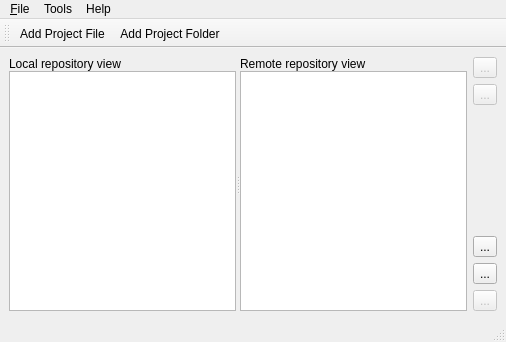
<?xml version="1.0" encoding="UTF-8"?>
<ui version="4.0">
 <class>MCMainWindow</class>
 <widget class="QMainWindow" name="MCMainWindow">
  <property name="geometry">
   <rect>
    <x>0</x>
    <y>0</y>
    <width>506</width>
    <height>342</height>
   </rect>
  </property>
  <property name="windowTitle">
   <string>MainWindow</string>
  </property>
  <property name="windowIcon">
   <iconset resource="Resources.qrc">
    <normaloff>:/Icons/icon-application</normaloff>:/Icons/icon-application</iconset>
  </property>
  <widget class="QWidget" name="centralwidget">
   <layout class="QHBoxLayout" name="horizontalLayout">
    <item>
     <widget class="QSplitter" name="splitter">
      <property name="orientation">
       <enum>Qt::Horizontal</enum>
      </property>
      <widget class="QWidget" name="layoutWidget">
       <layout class="QVBoxLayout" name="verticalLayout_3">
        <property name="spacing">
         <number>0</number>
        </property>
        <item>
         <widget class="QLabel" name="label">
          <property name="autoFillBackground">
           <bool>true</bool>
          </property>
          <property name="text">
           <string>Local repository view</string>
          </property>
         </widget>
        </item>
        <item>
         <widget class="QTreeView" name="m_localRepositoryView"/>
        </item>
       </layout>
      </widget>
      <widget class="QWidget" name="layoutWidget">
       <layout class="QVBoxLayout" name="verticalLayout_2">
        <property name="spacing">
         <number>0</number>
        </property>
        <item>
         <widget class="QLabel" name="label_2">
          <property name="text">
           <string>Remote repository view</string>
          </property>
         </widget>
        </item>
        <item>
         <widget class="QTreeView" name="m_remoteRepositoryView"/>
        </item>
       </layout>
      </widget>
     </widget>
    </item>
    <item>
     <layout class="QVBoxLayout" name="verticalLayout">
      <item>
       <widget class="QToolButton" name="m_btnUp">
        <property name="enabled">
         <bool>false</bool>
        </property>
        <property name="text">
         <string>...</string>
        </property>
        <property name="icon">
         <iconset resource="Resources.qrc">
          <normaloff>:/Icons/icon-up</normaloff>:/Icons/icon-up</iconset>
        </property>
       </widget>
      </item>
      <item>
       <widget class="QToolButton" name="m_btnDown">
        <property name="enabled">
         <bool>false</bool>
        </property>
        <property name="text">
         <string>...</string>
        </property>
        <property name="icon">
         <iconset resource="Resources.qrc">
          <normaloff>:/Icons/icon-down</normaloff>:/Icons/icon-down</iconset>
        </property>
       </widget>
      </item>
      <item>
       <spacer name="verticalSpacer">
        <property name="orientation">
         <enum>Qt::Vertical</enum>
        </property>
        <property name="sizeHint" stdset="0">
         <size>
          <width>20</width>
          <height>18</height>
         </size>
        </property>
       </spacer>
      </item>
      <item>
       <widget class="QToolButton" name="addFileButton">
        <property name="toolTip">
         <string>Add new Project file...</string>
        </property>
        <property name="text">
         <string>...</string>
        </property>
        <property name="icon">
         <iconset>
          <normaloff>:/Icons/icon-add-file</normaloff>:/Icons/icon-add-file</iconset>
        </property>
       </widget>
      </item>
      <item>
       <widget class="QToolButton" name="addFolderButton">
        <property name="toolTip">
         <string>Add new Project folder...</string>
        </property>
        <property name="text">
         <string>...</string>
        </property>
        <property name="icon">
         <iconset>
          <normaloff>:/Icons/icon-add-folder</normaloff>:/Icons/icon-add-folder</iconset>
        </property>
       </widget>
      </item>
      <item>
       <widget class="QToolButton" name="m_btnRemove">
        <property name="enabled">
         <bool>false</bool>
        </property>
        <property name="toolTip">
         <string>Remove Selected Path</string>
        </property>
        <property name="text">
         <string>...</string>
        </property>
        <property name="icon">
         <iconset resource="Resources.qrc">
          <normaloff>:/Icons/icon-remove</normaloff>:/Icons/icon-remove</iconset>
        </property>
       </widget>
      </item>
     </layout>
    </item>
   </layout>
  </widget>
  <widget class="QMenuBar" name="menubar">
   <property name="geometry">
    <rect>
     <x>0</x>
     <y>0</y>
     <width>506</width>
     <height>22</height>
    </rect>
   </property>
   <widget class="QMenu" name="menu_File">
    <property name="title">
     <string>&amp;File</string>
    </property>
    <addaction name="actionE_xit"/>
   </widget>
   <widget class="QMenu" name="menuTools">
    <property name="title">
     <string>Tools</string>
    </property>
    <addaction name="actionPreferences"/>
   </widget>
   <widget class="QMenu" name="menuHelp">
    <property name="title">
     <string>Help</string>
    </property>
   </widget>
   <addaction name="menu_File"/>
   <addaction name="menuTools"/>
   <addaction name="menuHelp"/>
  </widget>
  <widget class="QStatusBar" name="statusbar"/>
  <widget class="QToolBar" name="fileToolBar">
   <property name="windowTitle">
    <string>toolBar</string>
   </property>
   <attribute name="toolBarArea">
    <enum>TopToolBarArea</enum>
   </attribute>
   <attribute name="toolBarBreak">
    <bool>false</bool>
   </attribute>
   <addaction name="actionAdd_Project_File"/>
   <addaction name="actionAdd_Project_Folder"/>
  </widget>
  <action name="actionE_xit">
   <property name="text">
    <string>E&amp;xit</string>
   </property>
  </action>
  <action name="actionAdd_Project_File">
   <property name="icon">
    <iconset resource="Resources.qrc">
     <normaloff>:/Icons/file-add</normaloff>:/Icons/file-add</iconset>
   </property>
   <property name="text">
    <string>Add Project File ...</string>
   </property>
   <property name="toolTip">
    <string>Add a new local project file to share</string>
   </property>
  </action>
  <action name="actionAdd_Project_Folder">
   <property name="icon">
    <iconset resource="Resources.qrc">
     <normaloff>:/Icons/folder-add</normaloff>:/Icons/folder-add</iconset>
   </property>
   <property name="text">
    <string>Add Project Folder...</string>
   </property>
   <property name="toolTip">
    <string>Add a new project folder to share</string>
   </property>
  </action>
  <action name="actionPreferences">
   <property name="text">
    <string>Preferences...</string>
   </property>
  </action>
 </widget>
 <resources>
  <include location="Resources.qrc"/>
 </resources>
 <connections/>
</ui>
